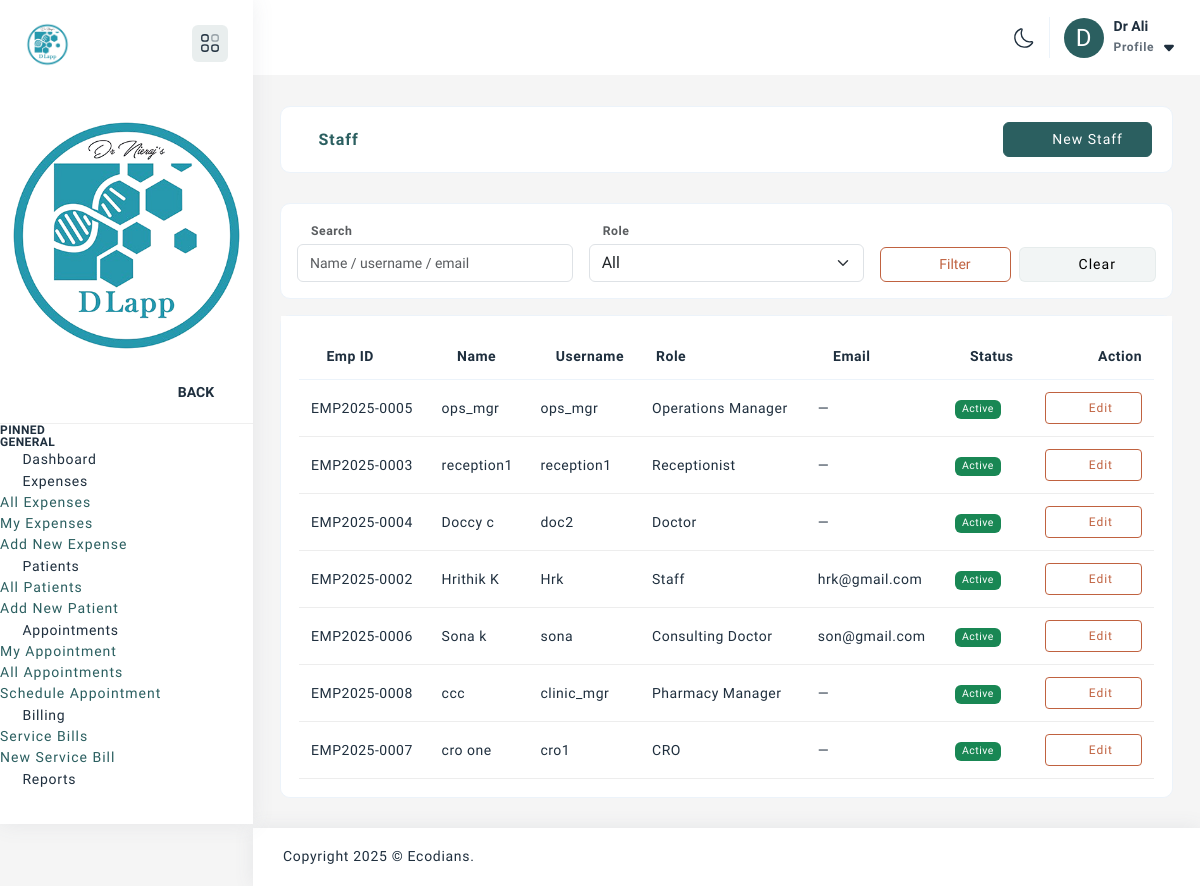
The page /staff/ (signed in) on the database as committed earlier.
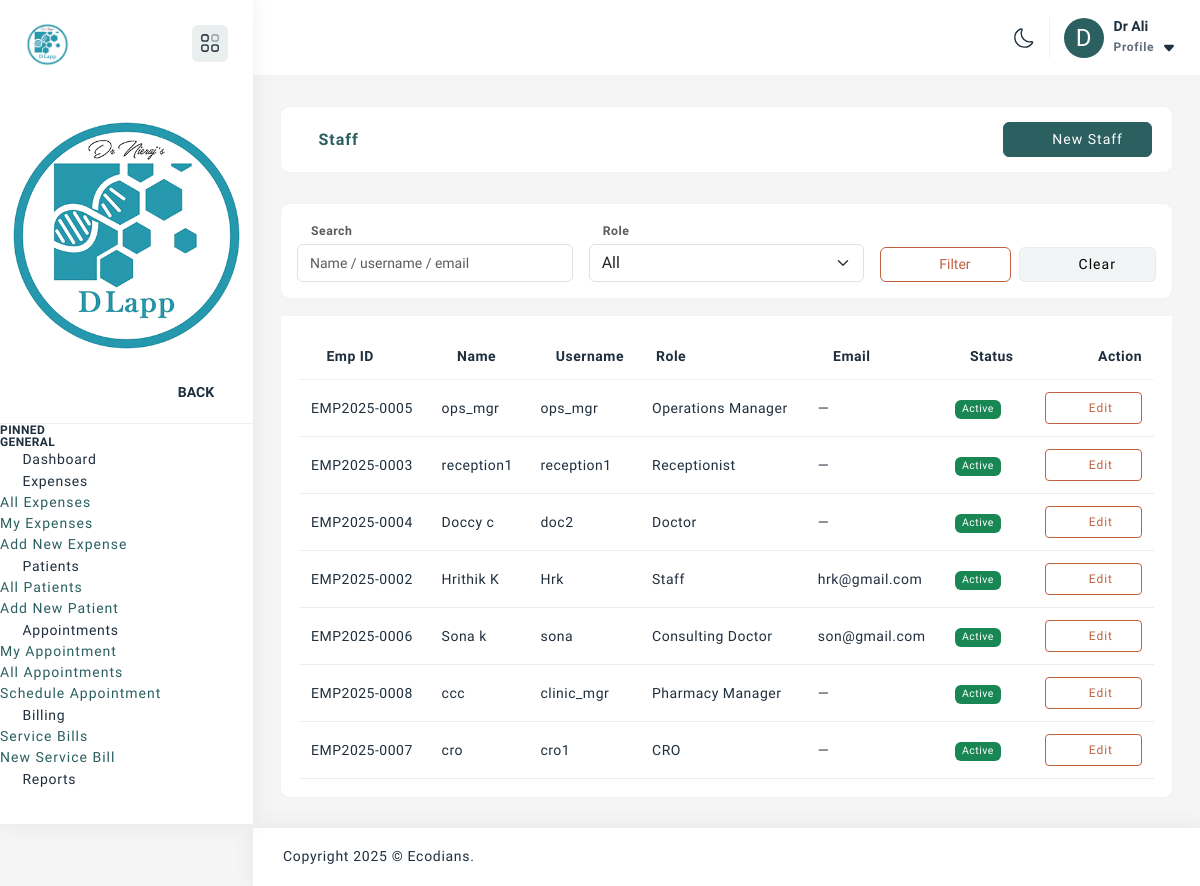
The same page on the database as committed later.
### core/models.py (models this page shows, shortened)
class User(AbstractUser):
    USER_TYPE_CHOICES = [
        ('doctor', 'Doctor'),
        ('consulting_doctor', 'Consulting Doctor'),
        ('super_user', 'Super User'),
        ('operation_manager', 'Operation Manager'),
        ('pharmacy_manager', 'Pharmacy Manager'),
        ('receptionist', 'Receptionist'),
        ('staff', 'Staff'),
        ('cro', 'CRO'),
    ]
    id = models.UUIDField(primary_key=True, default=uuid.uuid4, editable=False)
    user_type = models.CharField(max_length=20, choices=USER_TYPE_CHOICES)
    phone_regex = RegexValidator(regex=r'^\+?1?\d{9,15}$')
    phone_number = models.CharField(validators=[phone_regex], max_length=17, blank=True)
    address = models.TextField(blank=True)
    is_active = models.BooleanField(default=True)
    created_at = models.DateTimeField(auto_now_add=True)
    created_by = models.ForeignKey('self', on_delete=models.SET_NULL, null=True, blank=True)
    class Meta:
        db_table = 'users'

class UserProfile(models.Model):
    user = models.OneToOneField(User, on_delete=models.CASCADE, related_name='profile')
    employee_id = models.CharField(max_length=20, unique=True, null=True, blank=True)
    department = models.CharField(max_length=100, blank=True)
    designation = models.CharField(max_length=100, blank=True)
    date_of_joining = models.DateField(null=True, blank=True)
    salary = models.DecimalField(max_digits=10, decimal_places=2, null=True, blank=True)
    emergency_contact = models.CharField(max_length=17, blank=True)
    profile_picture = models.ImageField(upload_to='profile_pics/', null=True, blank=True)
    class Meta:
        db_table = 'user_profiles'

### core/views.py (the view, shortened to what this page needs)
# urls.py: path('staff/', v.staff_list, name='staff_list'),
@group_required('OperationsManager', 'Doctor')
def staff_list(request):
    q = (request.GET.get('q') or '').strip()
    role = (request.GET.get('role') or '').strip()
    qs = (User.objects
        .filter(is_superuser=False)
        .exclude(id=request.user.id) # <-- Add this line
        .select_related('profile')
        .order_by('first_name', 'last_name', 'username'))
    if role:
        qs = qs.filter(user_type=role)
    return render(request, 'staff/list.html', {
        'staff': qs,
        'roles': STAFFABLE_USER_TYPES,
        'selected': {'q': q, 'role': role},
    })

### core/templatetags/roles.py (called while the page is built)
@register.filter
def in_group(user, group_name: str) -> bool:
    if not user.is_authenticated:
        return False
    return user.is_superuser or user.groups.filter(name=group_name).exists()

### templates/staff/list.html (shortened to what the changed rows need)
{% extends 'base.html' %}
{% block content %}
<div class="container-fluid default-dashboard">
  <div class="row">
    <div class="col-sm-12">
      <div class="card">
        <div class="card-body">
          <div class="table-responsive custom-scrollbar">
            <table class="display table table-hover align-middle" id="basic-1">
              <thead>
                <tr>
                  <th><i class="fa fa-id-card-o me-1"></i>Emp ID</th>
                  <th><i class="fa fa-user me-1"></i>Name</th>
                  <th><i class="fa fa-user-circle-o me-1"></i>Username</th>
                  <th>Role</th>
                  <th><i class="fa fa-envelope-o me-1"></i>Email</th>
                  <th><i class="fa fa-info-circle me-1"></i>Status</th>
                  <th class="text-end"><i class="fa fa-cogs me-1"></i>Action</th>
                </tr>
              </thead>
              <tbody>
                {% for u in staff %}
                <tr>
                  <td class="text-nowrap">
                    {% if u.profile and u.profile.employee_id %}{{ u.profile.employee_id }}{% else %}&mdash;{% endif %}
                  </td>
                  <td class="text-nowrap">{{ u.get_full_name|default:u.username }}</td>
                  <td class="text-nowrap">{{ u.username }}</td>
                  <td class="text-nowrap">
                    {% if u.user_type == 'operation_manager' %}Operations Manager
                    {% elif u.user_type == 'pharmacy_manager' %}Pharmacy Manager
                    {% elif u.user_type == 'receptionist' %}Receptionist
                    {% elif u.user_type == 'staff' %}Staff
                    {% elif u.user_type == 'cro' %}CRO
                    {% elif u.user_type == 'doctor' %}Doctor
                    {% elif u.user_type == 'consulting_doctor' %}Consulting Doctor
                    {% else %}{{ u.user_type|default:"—" }}{% endif %}
                  </td>
                  <td class="text-nowrap">{{ u.email|default:"—" }}</td>
                  <td>
                    {% if u.is_active %}
                      <span class="badge text-bg-success">Active</span>
                    {% else %}
                      <span class="badge text-bg-secondary">Inactive</span>
                    {% endif %}
                  </td>
                  <td class="text-end">
                    <a class="btn btn-sm btn-outline-secondary" href="{% url 'staff_edit' u.pk %}">
                      <i class="fa fa-pencil me-1"></i>Edit
                    </a>
                  </td>
                </tr>
                {% endfor %}
              </tbody>
            </table>
          </div>
        </div>
      </div>
    </div>
  </div>
</div>
{% endblock %}

Rows that differ between the two databases and show on the page:
changed User "cro1": get_full_name "cro one" → "cro"
